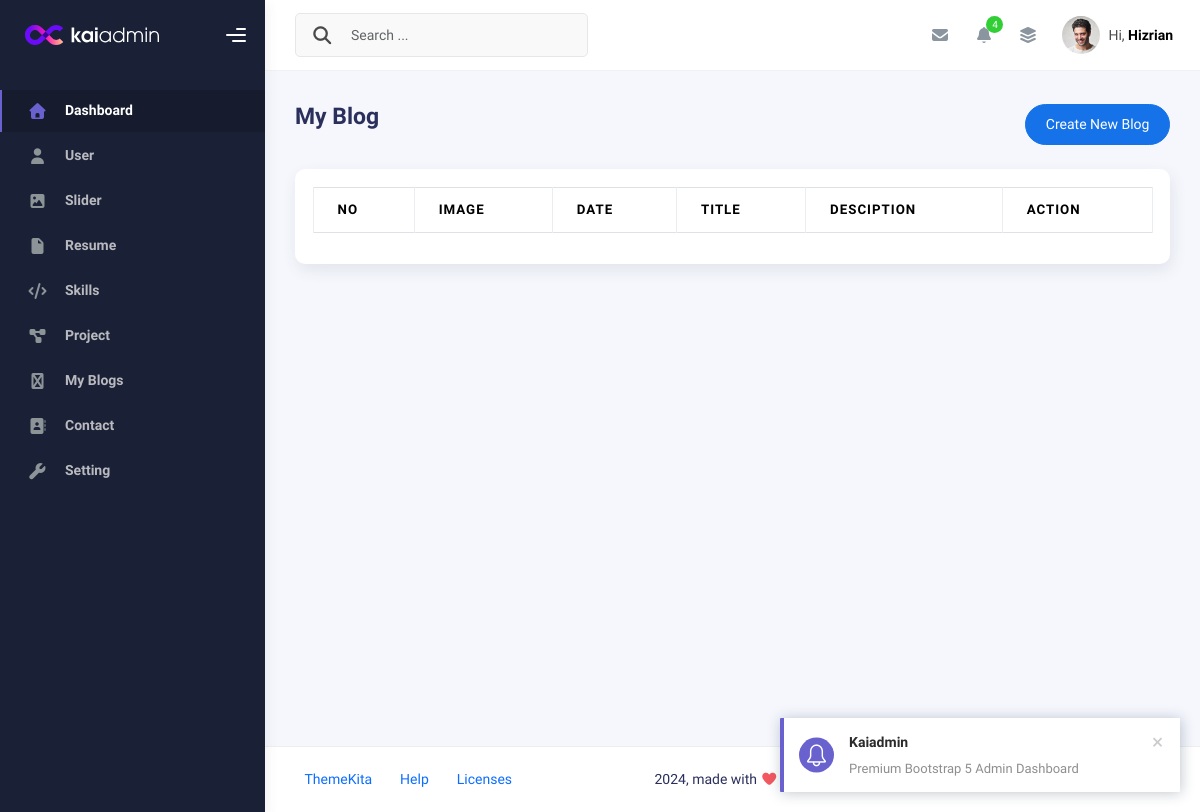
Page /admin/app.php?page=blog (signed in) on the earlier database version.
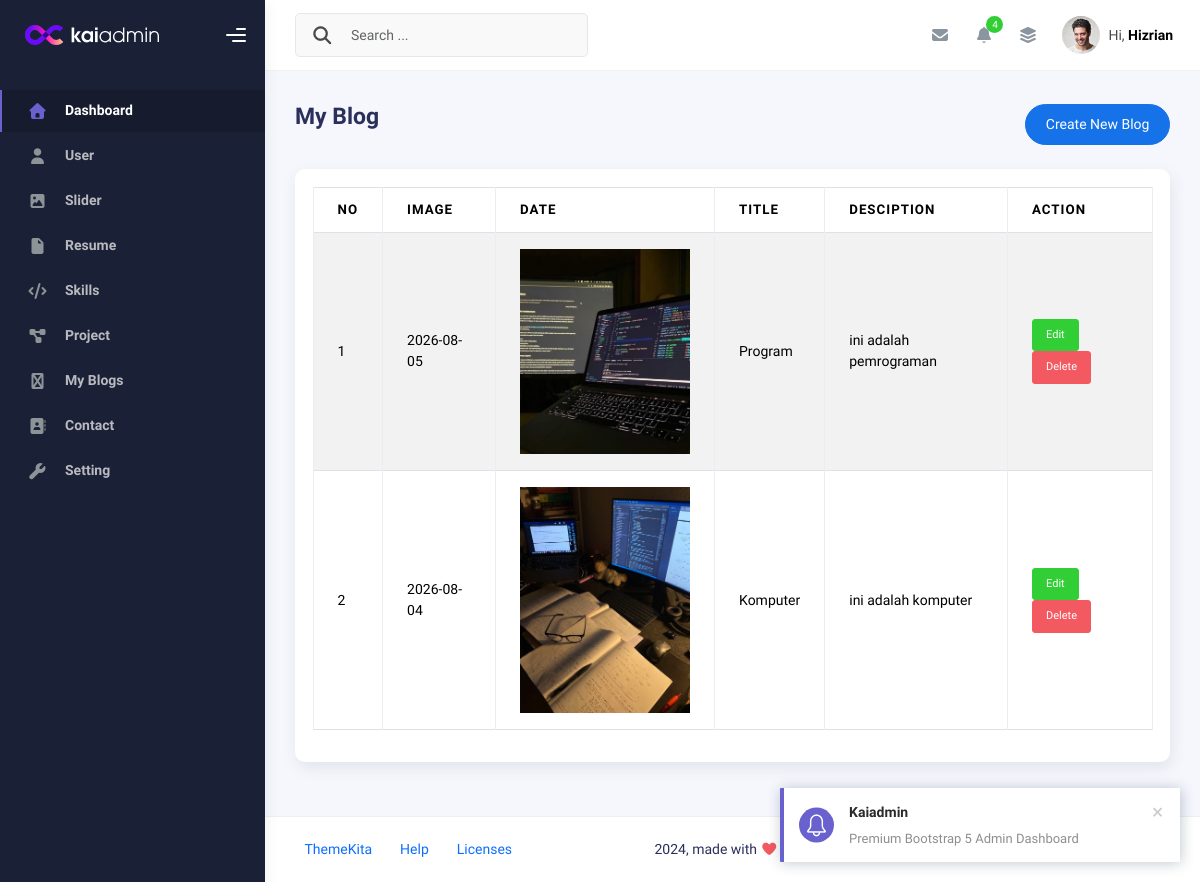
Same page on the later database version.
### tables this page shows
CREATE TABLE `blog` (
  `id` int(11) NOT NULL,
  `date` date NOT NULL,
  `image` varchar(100) NOT NULL,
  `title` varchar(50) NOT NULL,
  `description` text DEFAULT NULL,
  `is_active` tinyint(1) NOT NULL DEFAULT 1,
  `created_at` timestamp NOT NULL DEFAULT current_timestamp(),
  `updated_at` timestamp NULL DEFAULT NULL ON UPDATE current_timestamp()
);

### admin/blog.php (the view, shortened to what this page needs)
<?php
$query = mysqli_query($conn, "SELECT * FROM blog ORDER BY id DESC");
$rows = mysqli_fetch_all($query, MYSQLI_ASSOC);
?>
          <div
            class="d-flex align-items-left align-items-md-center flex-column flex-md-row pt-2 pb-4">
            <div>
              <h3 class="fw-bold mb-3">My Blog</h3>
            </div>
            <div class="ms-md-auto py-2 py-md-0">
              <a href="app.php?page=create-blog" class="btn btn-primary btn-round">Create New Blog</a>
            </div>
          </div>
          <div class="row">
            <div class="col-sm-6 col-md-12">
              <div class="card">
                <div class="card-body">
                  <table class="table table-bordered table-striped">
                    <thead>
                      <tr>
                        <th>No</th>
                        <th>Image</th>
                        <th>Date</th>
                        <th>Title</th>
                        <th>Desciption</th>
                        <th>Action</th>
                      </tr>
                    </thead>
                    <tb>
                      <?php
                      foreach ($rows as $index => $row): ?>
                      <tr>
                        <td><?php echo $index += 1 ?></td>
                        <td><?php echo $row ['date']  ?></td>
                        <td>
                          <img src="assets/img/<?= $row['image'] ?>" width="170" alt="">
                        </td>
                        <td><?php echo $row ['title'] ?></td>
                        <td><?php echo $row ['description'] ?></td>
                        <td>
                          <a class="btn btn-success btn-sm"
                          href="app.php?page=create-blog&edit=<?php echo $row['id']?>
                          ">Edit</a>
                          <a onclick="return confirm('Are you sure wanna delete this data?')" class="btn btn-danger btn-sm"
                          href="app.php?page=blog&delete=<?php echo $row['id']?>">Delete</a>
                        </td>
                      </tr>
                      <?php endforeach ?>
                    </tb>
                  </table>
                </div>
              </div>
            </div>
          </div>

### admin/app.php (shortened to what this page needs)
<!DOCTYPE html>
<html lang="en">
<head>
  <?php
  include "inc/css.php";
  ?>
</head>
<body>
  <div class="wrapper">
    <?php
    include "inc/sidebar.php";
    ?>
    <div class="main-panel">
      <div class="main-header">
        <?php
        include "inc/navbar.php";
        ?>
      </div>
      <div class="container">
        <div class="page-inner">
          <?php
          if (isset($_GET['page'])) {
            if (file_exists($_GET['page']. '.php')) {
              include $_GET['page']. '.php';
            }else{
              include 'notfound.php';
            }
          }
          ?>
        </div>
      </div>
      <footer class="footer">
        <div class="container-fluid d-flex justify-content-between">
          <nav class="pull-left">
            <ul class="nav">
              <li class="nav-item">
                <a class="nav-link" href="http://www.themekita.com">
                  ThemeKita
                </a>
              </li>
              <li class="nav-item">
                <a class="nav-link" href="#"> Help </a>
              </li>
              <li class="nav-item">
                <a class="nav-link" href="#"> Licenses </a>
              </li>
            </ul>
          </nav>
          <div class="copyright">
            2024, made with <i class="fa fa-heart heart text-danger"></i> by
            <a href="http://www.themekita.com">ThemeKita</a>
          </div>
          <div>
            <a target="_blank" href="https://themewagon.com/">ThemeWagon</a>.
          </div>
        </div>
      </footer>
    </div>
  </div>
</body>
</html>

### admin/inc/css.php (shortened to what this page needs)
<link rel="stylesheet" href="assets/kaiadmin-lite-1.2.0/assets/css/bootstrap.min.css" />
<link rel="stylesheet" href="assets/kaiadmin-lite-1.2.0/assets/css/plugins.min.css" />
<link rel="stylesheet" href="assets/kaiadmin-lite-1.2.0/assets/css/kaiadmin.min.css" />
<link rel="stylesheet" href="assets/kaiadmin-lite-1.2.0/assets/css/demo.css" />
<link rel="stylesheet" href="https://cdnjs.cloudflare.com/ajax/libs/font-awesome/7.3.0/css/all.min.css" />
<link href="https://cdn.datatables.net/v/dt/dt-3.0.1/datatables.min.css" rel="stylesheet">

### admin/inc/sidebar.php (shortened to what this page needs)
<div class="sidebar" data-background-color="dark">
        <div class="sidebar-logo">
            <div class="logo-header" data-background-color="dark">
                <a href="index.html" class="logo">
                    <img
                        src="assets/kaiadmin-lite-1.2.0/assets/img/kaiadmin/logo_light.svg"
                        alt="navbar brand"
                        class="navbar-brand"
                        height="20" />
                </a>
                <div class="nav-toggle">
                    <button class="btn btn-toggle toggle-sidebar">
                        <i class="gg-menu-right"></i>
                    </button>
                </div>
            </div>
        </div>
        <div class="sidebar-wrapper scrollbar scrollbar-inner">
            <div class="sidebar-content">
                <ul class="nav nav-secondary">
                    <li class="nav-item active">
                        <a
                            href="dashboard.php"
                            aria-expanded="false">
                            <i class="fas fa-home"></i>
                            <p>Dashboard</p>
                        </a>
                    </li>
                    <li class="nav-item">
                        <a
                            href="app.php?page=user"
                            aria-expanded="false">
                            <i class="fas fa-user"></i>
                            <p>User</p>
                        </a>
                    </li>
                    <li class="nav-item">
                        <a
                            href="app.php?page=slider"
                            aria-expanded="false">
                            <i class="fas fa-image"></i>
                            <p>Slider</p>
                        </a>
                    </li>
                    <li class="nav-item">
                        <a
                            href="app.php?page=resume"
                            aria-expanded="false">
                            <i class="fas fa-file"></i>
                            <p>Resume</p>
                        </a>
                    </li>
                    <li class="nav-item">
                        <a
                            href="app.php?page=skill"
                            aria-expanded="false">
                            <i class="fas fa-code"></i>
                            <p>Skills</p>
                        </a>
                    </li>
                    <li class="nav-item">
                        <a
                            href="app.php?page=project"
                            aria-expanded="false">
                            <i class="fa-solid fa-diagram-project"></i>
                            <p>Project</p>
                        </a>
                    </li>
                    <li class="nav-item">
                        <a
                            href="app.php?page=blog"
                            aria-expanded="false">
                            <i class="fa-solid fa-blogger"></i>
                            <p>My Blogs</p>
                        </a>
                    </li>
                    <li class="nav-item">
                        <a
                            href="app.php?page=contact"
                            aria-expanded="false">
                            <i class="fa fa-address-book"></i>
                            <p>Contact</p>
                        </a>
                    </li>
                    <li class="nav-item">
                        <a
                            href="app.php?page=setting"
                            aria-expanded="false">
                            <i class="fa fa-wrench"></i>
                            <p>Setting</p>
                        </a>
                    </li>
                </ul>
            </div>
        </div>
    </div>

### admin/inc/navbar.php (shortened to what this page needs)
<nav
    class="navbar navbar-header navbar-header-transparent navbar-expand-lg border-bottom">
    <div class="container-fluid">
        <nav
            class="navbar navbar-header-left navbar-expand-lg navbar-form nav-search p-0 d-none d-lg-flex">
            <div class="input-group">
                <div class="input-group-prepend">
                    <button type="submit" class="btn btn-search pe-1">
                        <i class="fa fa-search search-icon"></i>
                    </button>
                </div>
                <input
                    type="text"
                    placeholder="Search ..."
                    class="form-control" />
            </div>
        </nav>
        <ul class="navbar-nav topbar-nav ms-md-auto align-items-center">
            <li class="nav-item topbar-icon dropdown hidden-caret">
                <a
                    class="nav-link dropdown-toggle"
                    href="#"
                    id="messageDropdown"
                    role="button"
                    data-bs-toggle="dropdown"
                    aria-haspopup="true"
                    aria-expanded="false">
                    <i class="fa fa-envelope"></i>
                </a>
            </li>
            <li class="nav-item topbar-icon dropdown hidden-caret">
                <a
                    class="nav-link dropdown-toggle"
                    href="#"
                    id="notifDropdown"
                    role="button"
                    data-bs-toggle="dropdown"
                    aria-haspopup="true"
                    aria-expanded="false">
                    <i class="fa fa-bell"></i>
                    <span class="notification">4</span>
                </a>
            </li>
            <li class="nav-item topbar-icon dropdown hidden-caret">
                <a
                    class="nav-link"
                    data-bs-toggle="dropdown"
                    href="#"
                    aria-expanded="false">
                    <i class="fas fa-layer-group"></i>
                </a>
            </li>
            <li class="nav-item topbar-user dropdown hidden-caret">
                <a
                    class="dropdown-toggle profile-pic"
                    data-bs-toggle="dropdown"
                    href="#"
                    aria-expanded="false">
                    <div class="avatar-sm">
                        <img
                            src="assets/kaiadmin-lite-1.2.0/assets/img/profile.jpg"
                            alt="..."
                            class="avatar-img rounded-circle" />
                    </div>
                    <span class="profile-username">
                        <span class="op-7">Hi,</span>
                        <span class="fw-bold">Hizrian</span>
                    </span>
                </a>
            </li>
        </ul>
    </div>
</nav>

Differences in the rows shown:
added blog: index "1", date "2026-08-05", image (picture), title "Program", description "ini adalah pemrograman"
added blog: index "2", date "2026-08-04", image (picture), title "Komputer", description "ini adalah komputer"
